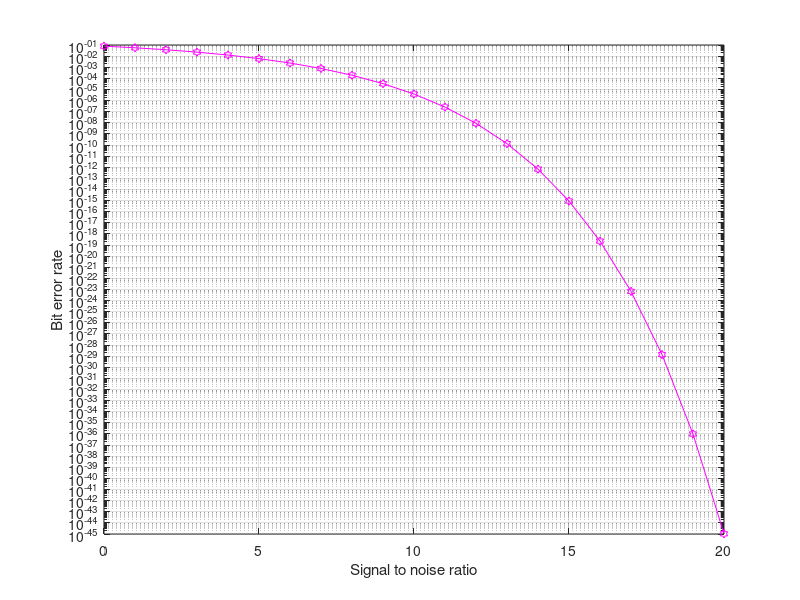

Write the MATLAB code that produced this figure.
snrdb=0:1:20;
ber=[0.3342
0.3224
0.3032
0.2813
0.2455
0.2113
0.1809
0.147
0.1156
0.08401
0.05804
0.03746
0.0196
0.004247
0.001513
0.0005463
0.0002196
0.000141
0.0001085
8.947e-05
7.727e-05];


snrlin=10.^(snrdb./10);
tber=0.5.*erfc(sqrt(snrlin));
semilogy(snrdb,ber,'-bo')
semilogy(snrdb,tber,'-mh')

xlabel('Signal to noise ratio');
ylabel('Bit error rate');      
grid on;